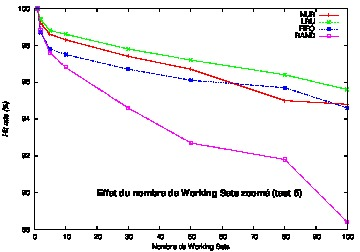

Write the gnuplot code that produced this figure.
set style data linespoints
set xlabel "Nombre de Working Sets"
set ylabel "Hit rate (%)" font "Helvetica-Oblique"
set label "Effet du nombre de Working Sets zoomé (test 5)" font "Helvetica-Bold,18" at 20,90 
set encoding utf8
set terminal postscript eps color
set output "t5-working_sets-zoom.eps"
plot "t5-working_sets-zoom" using 1:2 t "NUR", "t5-working_sets-zoom" using 1:3 t "LRU", "t5-working_sets-zoom" using 1:4 t "FIFO", "t5-working_sets-zoom" using 1:5 t "RAND"
